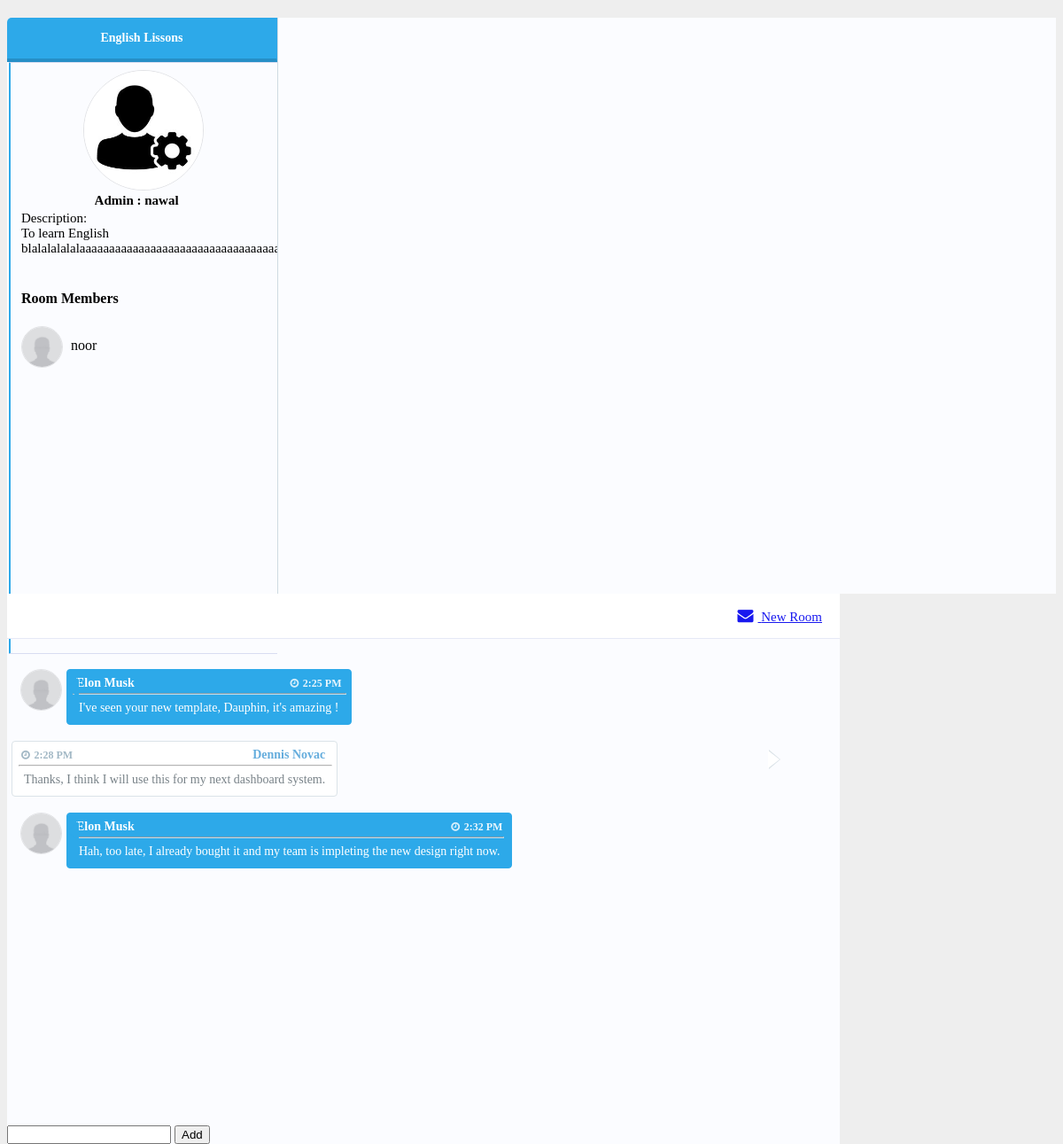
Page /groups/destination/2 (signed in) on the committed database.
### app/models.py (models this page shows)
class Group(models.Model):
    planner = models.ForeignKey(User, related_name="groupsPlannedByUser", on_delete = models.CASCADE)
    destination = models.TextField()
    description = models.TextField()
    users = models.ManyToManyField(User, related_name="groups")
    created_at = models.DateTimeField(auto_now_add=True)
    updated_at = models.DateTimeField(auto_now=True)

class User(models.Model):
    first_name = models.CharField(max_length=255)
    last_name = models.CharField(max_length=255)
    email = models.CharField(max_length=255)
    password = models.CharField(max_length=255)
    created_at = models.DateTimeField(auto_now_add=True)
    updated_at = models.DateTimeField(auto_now=True)
    objects = BlogManager()

### app/views.py (the view)
# urls.py: path('groups/destination/<int:group_id>', views.view_destination),
def view_destination(request,group_id):
    current_group = models.selected_group(group_id)
    context = {
        'destination': current_group.destination,
        'planner': current_group.planner.first_name,
        'plannerId': current_group.planner.id,
        'description': current_group.description,
        'groupUsers': models.users_joining_the_group(request.session['login_user'],group_id)
    }
    return render(request,"group.html",context)

### app/models.py (called while the page is built)
def selected_group(group_id):
    group=Group.objects.get(id=group_id)
    return group

def users_joining_the_group(user_id,group_id):
    this_group = Group.objects.get(id=group_id)
    allGroupJoiners = User.objects.filter(groups=this_group)
    return allGroupJoiners

### app/templates/group.html (shortened to what this page needs)
<!DOCTYPE html>
<html lang="en">
<head>
    {% load static %}
    <link rel="stylesheet" href="{% static 'css/dashboard_style.css' %}">
    <link href="https://maxcdn.bootstrapcdn.com/font-awesome/4.3.0/css/font-awesome.min.css" rel="stylesheet">
</head>
<body>
    <div class="container">
        <div class="panel messages-panel">
            <div class="contacts-list">
                <div class="inbox-categories">
                    <div data-toggle="tab" data-target="#inbox" class="active"> {{destination}} </div>
                </div>
                <div class="tab-content">
                    <div id="inbox" class="contacts-outter-wrapper tab-pane active">
                        <div class="contacts-outter">
                            <ul class="list-unstyled contacts">
                                <li data-toggle="tab" data-target="#inbox-message-1" class="active">
                                    <img alt="" style="width: 134px;
                                    height: 134px;
                                    margin-left: 23%;" class="img-circle medium-image" src="/static/admin.JPG">
                                    <br />
                                    <div class="vcentered info-combo">
                                        <h3  style="margin-left: 48%;font-size: 15px;" class="no-margin-bottom name"> Admin : {{planner}} </h3>
                                        <div style="font-size: 15px;"> Description: <br />{{description}}</div>
                                        <br/>
                                    </div>
                                    <br />
                                    <div>
                                        <h4> Room Members</h4>
                                        {% for groupUser in groupUsers %}
                                        {% if groupUser.id != plannerId %}
                                        <img alt="" class="img-circle medium-image" src="/static/avatar.jpg">
                                        <output>{{groupUser.first_name}}</output>
                                        <br />
                                        {% endif %}
                                        {% endfor %}
                                    </div>
                                </li>
                            </ul>
                        </div>
                    </div>
                </div>
            </div>
            <div class="tab-content">
                <div class="tab-pane message-body active" id="inbox-message-1">
                    <div class="message-top">
                        <a class="btn btn btn-success new-message" href="/groups/add"> <i class="fa fa-envelope"></i>
                            New Room </a>
                    </div>
                    <div class="message-chat">
                        <div class="chat-body">
                            <div class="message info">
                                <img alt="" class="img-circle medium-image" src="/static/avatar.jpg">
                                <div class="message-body">
                                    <div class="message-info">
                                        <h4> Elon Musk </h4>
                                        <h5> <i class="fa fa-clock-o"></i> 2:25 PM </h5>
                                    </div>
                                    <hr>
                                    <div class="message-text">
                                        I've seen your new template, Dauphin, it's amazing !
                                    </div>
                                </div>
                                <br>
                            </div>
                            <div class="message my-message">
                                <div class="message-body">
                                    <div class="message-body-inner">
                                        <div class="message-info">
                                            <h4> Dennis Novac </h4>
                                            <h5> <i class="fa fa-clock-o"></i> 2:28 PM </h5>
                                        </div>
                                        <hr>
                                        <div class="message-text">
                                            Thanks, I think I will use this for my next dashboard system.
                                        </div>
                                    </div>
                                </div>
                                <br>
                            </div>
                            <div class="message info">
                                <img alt="" class="img-circle medium-image" src="/static/avatar.jpg">
                                <div class="message-body">
                                    <div class="message-info">
                                        <h4> Elon Musk </h4>
                                        <h5> <i class="fa fa-clock-o"></i> 2:32 PM </h5>
                                    </div>
                                    <hr>
                                    <div class="message-text">
                                        Hah, too late, I already bought it and my team is impleting the new design right
                                        now.
                                    </div>
                                </div>
                                <br>
                            </div>
                        </div>
                            <form action="/groups/addMsg/2" method="POST">
                                <input type="text" class="send-message-text" id="content" name="content" >
                                <input type="submit" value="Add" class="btn btn-primary">
                        </div>
                    </div>
                </div>
            </div>
        </div>
</body>
</html>

### rows in the picture
Group: destination "English Lissons", description "To learn English…"
User: first_name "nawal"
User: first_name "noor"
